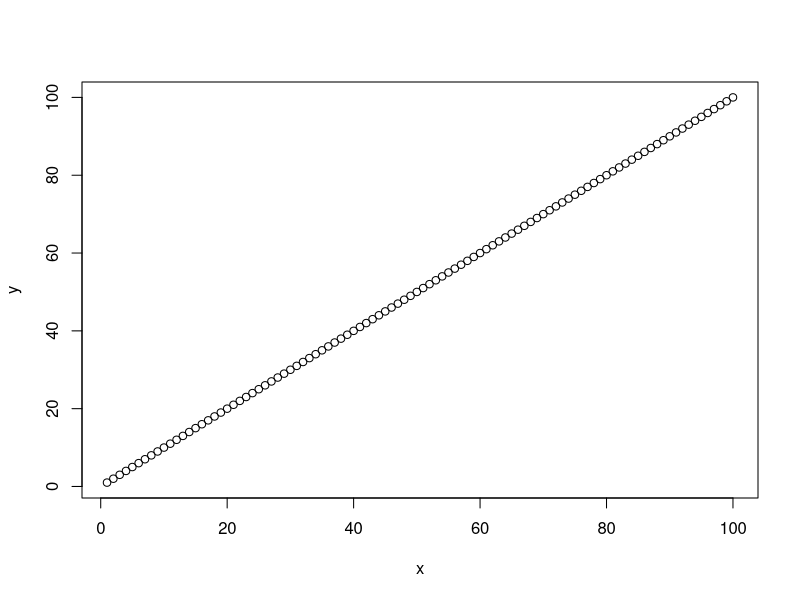

This figure's R source:
# ---
# jupyter:
#   jupytext:
#     text_representation:
#       extension: .R
#       format_name: light
#       format_version: '1.5'
#       jupytext_version: 1.16.4
#   kernelspec:
#     display_name: R
#     language: R
#     name: ir
# ---

# +
x = c(1:100)
y= c(1:100)

plot(x,y)
# -


